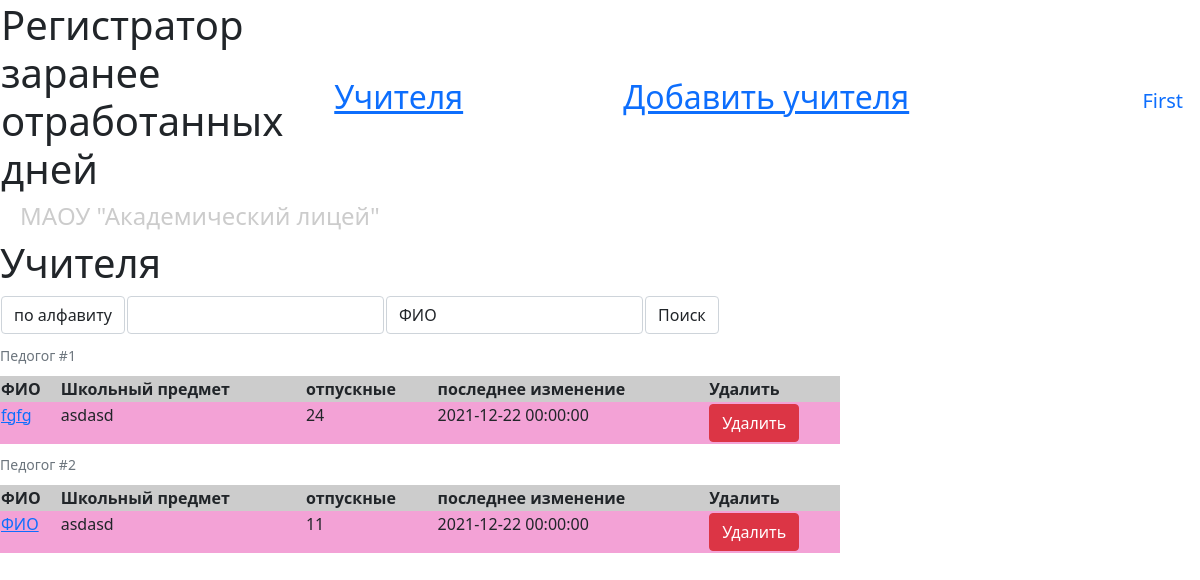
The app's page /teachers_view (signed in) with its own data.
### data/users.py (models this page shows, shortened)
class User(SqlAlchemyBase, UserMixin, SerializerMixin):
    __tablename__ = 'users'
    id = sqlalchemy.Column(sqlalchemy.Integer,
                           primary_key=True, autoincrement=True)
    email = sqlalchemy.Column(sqlalchemy.String, nullable=True)
    hashed_password = sqlalchemy.Column(sqlalchemy.String, nullable=True)
    name = sqlalchemy.Column(sqlalchemy.String, nullable=True)
    type = sqlalchemy.Column(sqlalchemy.Boolean, nullable=True)

### data/teachers.py (models this page shows)
class Teacher(SqlAlchemyBase, UserMixin, SerializerMixin):
    __tablename__ = 'teachers'
    id = sqlalchemy.Column(sqlalchemy.Integer,
                           primary_key=True, autoincrement=True)
    count = sqlalchemy.Column(sqlalchemy.Integer, nullable=True, default=0)
    name = sqlalchemy.Column(sqlalchemy.String, nullable=True)
    object = sqlalchemy.Column(sqlalchemy.String, nullable=True, default=1)
    last_date = sqlalchemy.Column(sqlalchemy.DateTime)

### main.py (the view)
    @app.route('/teachers_view',
               methods=['GET', 'POST'])  # Страница с учителями
    def teachers_view():
        form = TeachForm()
        db_sess = db_session.create_session()
        dates = db_sess.query(Date).all()
        dates.sort(key=lambda x: x.date_start)
        dates_interim = {}
        for date in dates:
            if date.teach_id in dates_interim.keys():
                continue
            dates_interim[date.teach_id] = date.date_start
        dates = dates_interim
        teachers = db_sess.query(Teacher).all()
        teachers = alph_sort(teachers)
        if form.sort_type.data == 'alph':
            teachers = alph_sort(teachers)
        elif form.sort_type.data == 'date':
            teachers = date_sort(teachers)
        elif not current_user.type:
            redirect('/')
        return render_template("teachers.html", teachers=teachers, dates=dates, form=form,
                               title='Учителя')

### forms/teachers_form.py
class TeachForm(FlaskForm):
    sort_type = SelectField("Тип сортировки",
                            choices=[('alph', 'по алфавиту'), ('date', 'по дате')])
    sch_object = StringField("Школьный предмет")
    name = StringField("ФИО", default="ФИО")
    submit = SubmitField("Поиск")

### data/db_session.py (called while the page is built)
def create_session() -> Session:
    global __factory
    return __factory()

### data/teach_sort.py (called while the page is built)
def alph_sort(books):
    books = sorted(books, key=lambda book: book.name)
    return books

### templates/teachers.html (shortened to what this page needs)
{% extends "base.html" %}
{% block content %}
<h1 class>Учителя</h1>
<form action="" method="post">
    <table>
        <thead>
            <tr>
                <th>{{ form.sort_type(class="form-control", type="select") }}</th>
                <th>{{ form.sch_object(class="form-control", type="select") }}</th>
                <th>{{ form.name(class="form-control", type="string") }}</th>
                <th>{{ form.submit(class="form-control", type="submit") }}</th>
            </tr>
        </thead>
    </table>
    {% for action in teachers%}
        <table class="table1">
            <caption class="caption1">Педогог #{{loop.index}}</caption>
            <thead class="th1">
                <tr>
                    <th class="th2">ФИО</th>
                    <th class="th2">Школьный предмет</th>
                    <th class="th2">отпускные</th>
                    <th class="th2">последнее изменение</th>
                    <th class="th2">Удалить</th>
                </tr>
            </thead>
            <tbody class="td1">
                <tr>
                    <td class="td2"><p><a href="/teacher/{{action.id}}">{{action.name}}</a></p></td>
                    <td class="td2"><p>{{action.object}}</p></td>
                    <td class="td2"><p>{{action.count}}</p></td>
                    <td class="td2"><p>{{action.last_date}}</p></td>
                    <td class="th2"><a href="/teach_del/{{action.id}}" class="btn btn-danger">
                                    Удалить
                                    </a>
                    </td>
                </tr>
            </tbody>
        </table>
</form>
{% endfor %}
{% endblock %}

### templates/base.html (shortened to what this page needs)
<!DOCTYPE html>
<html lang="en">
<head>
    <link rel="stylesheet" type="text/css" href="/static/css/base.css" />
    <link rel="stylesheet"
                    href="https://cdn.jsdelivr.net/npm/bootstrap@5.0.0-beta1/dist/css/bootstrap.min.css"
>
</head>
<body>
    <table class="text">
        <tr>
            <td><h1>Регистратор заранее отработанных дней</h1></td>
            {% if current_user.is_authenticated %}
            <td><h2><a href="/teachers_view">Учителя</a></h2></td>
            <td><h2><a href="/add_teach">Добавить учителя</a></h2></td>
            <td class="rightcol">
                <a class="navbar-brand" href="/logout">{{current_user.name}} {{ current_user.surname }}</a>
                {% else %}
                <p>
                    <a class="btn btn-primary " href="/register">Зарегистрироваться</a>
                    <a class="btn btn-success" href="/login">Войти</a>
                </p></td>
        {% endif %}
        </tr>
    </table>
    <h4 class="motto">МАОУ "Академический лицей"</h4>
    {% block content %}{% endblock %}
</body>
</html>

### Сайт компании/static/css/base.css (style rules this page uses)
.motto { margin-left: 20px; color: #CCCCCC; }
.table1 { max-width: 70%; width: 70%; border-collapse: collapse; text-align: left; }
.caption1 { caption-side: top; text-align: left; padding: 10px 0; font-size: 14px; }
.th1 { background-color: #CCCCCC; padding: 10px 15px; }
.td1 { background-color: #F3A2D6 }
table.text { width: 100%; border-spacing: 0; }
table.text td { width: 50%; vertical-a }

### templates/base.html (style rules this page uses)
table.text { width: 100%; border-spacing: 0; }
table.text td { width: 20%; / vertical-align: top; }
td.rightcol { text-align: right; }
BODY { background: url(/static/img/icon_on_top.jpg) no-repeat 400px 200px; background-size: 1500px; }

### records on screen
User: name "First"
Teacher: name "fgfg", object "asdasd", count "24", last_date "2021-12-22 00:00:00"
Teacher: name "ФИО", object "asdasd", count "11", last_date "2021-12-22 00:00:00"
